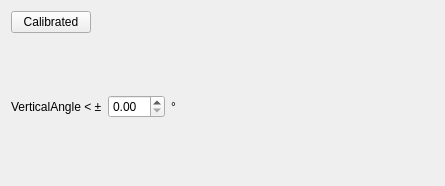
<?xml version="1.0" encoding="UTF-8"?>
<ui version="4.0">
 <class>CDlgVertAng</class>
 <widget class="CItemDlg" name="CDlgVertAng">
  <property name="geometry">
   <rect>
    <x>0</x>
    <y>0</y>
    <width>445</width>
    <height>186</height>
   </rect>
  </property>
  <property name="windowTitle">
   <string>Vertical Angle Dialog</string>
  </property>
  <layout class="QVBoxLayout" name="verticalLayout">
   <item>
    <layout class="QHBoxLayout" name="horizontalLayout">
     <item>
      <widget class="QPushButton" name="btnCalib">
       <property name="text">
        <string>Calibrated</string>
       </property>
      </widget>
     </item>
     <item>
      <spacer name="horizontalSpacer">
       <property name="orientation">
        <enum>Qt::Horizontal</enum>
       </property>
       <property name="sizeHint" stdset="0">
        <size>
         <width>40</width>
         <height>20</height>
        </size>
       </property>
      </spacer>
     </item>
    </layout>
   </item>
   <item>
    <layout class="QHBoxLayout" name="horizontalLayout_2">
     <item>
      <widget class="QLabel" name="label_7">
       <property name="text">
        <string>VerticalAngle &lt; ±</string>
       </property>
      </widget>
     </item>
     <item>
      <widget class="QDoubleSpinBox" name="spinVertAng">
       <property name="contextMenuPolicy">
        <enum>Qt::NoContextMenu</enum>
       </property>
       <property name="maximum">
        <double>90.000000000000000</double>
       </property>
       <property name="singleStep">
        <double>0.100000000000000</double>
       </property>
      </widget>
     </item>
     <item>
      <widget class="QLabel" name="label_8">
       <property name="text">
        <string>°</string>
       </property>
      </widget>
     </item>
     <item>
      <spacer name="horizontalSpacer_3">
       <property name="orientation">
        <enum>Qt::Horizontal</enum>
       </property>
       <property name="sizeHint" stdset="0">
        <size>
         <width>108</width>
         <height>17</height>
        </size>
       </property>
      </spacer>
     </item>
    </layout>
   </item>
  </layout>
 </widget>
 <layoutdefault spacing="6" margin="11"/>
 <customwidgets>
  <customwidget>
   <class>CItemDlg</class>
   <extends>QWidget</extends>
   <header>citemdlg.h</header>
   <container>1</container>
  </customwidget>
 </customwidgets>
 <resources/>
 <connections/>
 <slots>
  <slot>accept()</slot>
  <slot>reject()</slot>
 </slots>
</ui>
